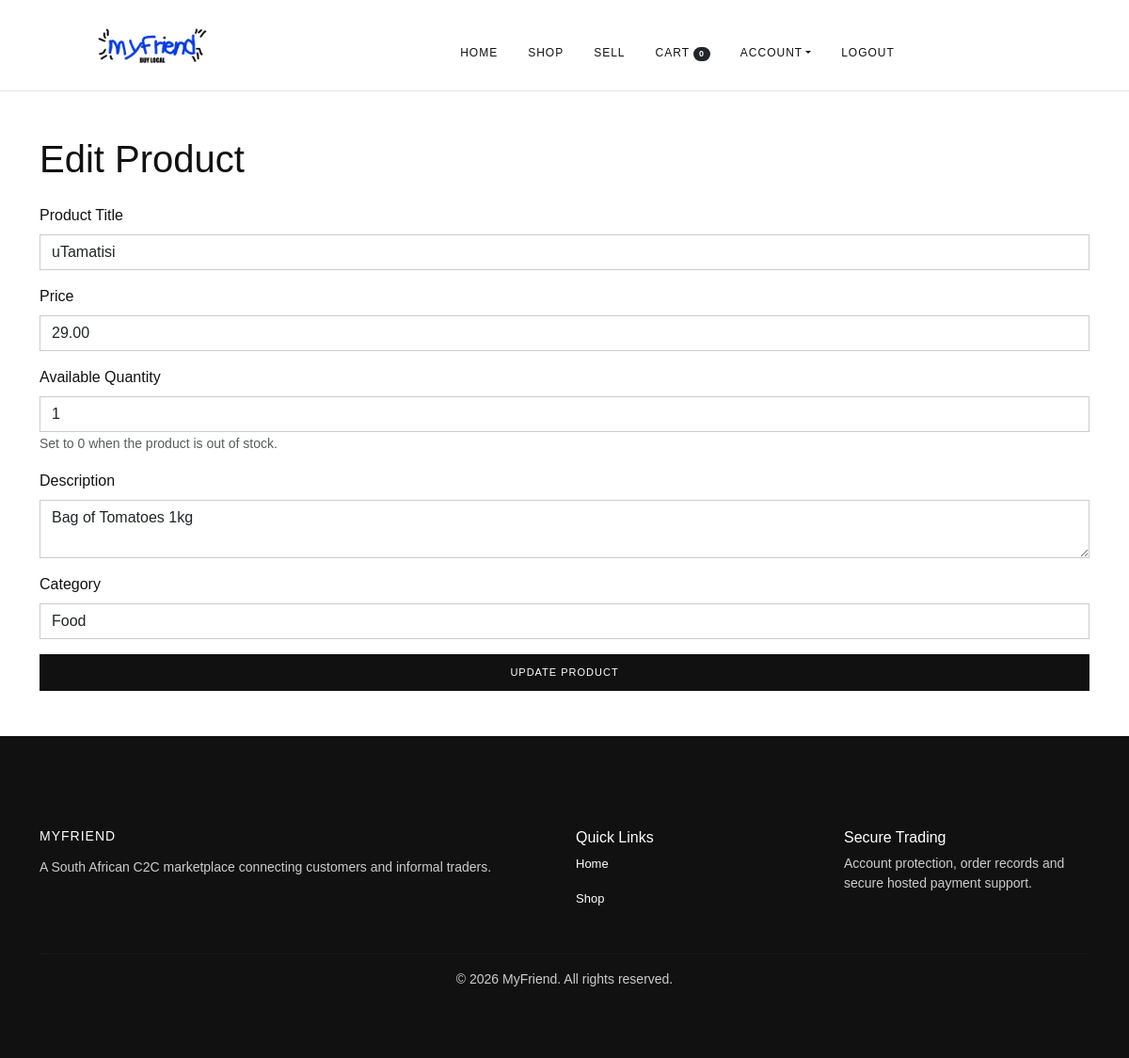
/edit-product.php?id=22 (signed in), run on the app's committed database.
### tables this page shows
CREATE TABLE `products` (
  `productID` int(11) NOT NULL,
  `sellerID` int(11) NOT NULL,
  `title` varchar(255) NOT NULL,
  `description` text NOT NULL,
  `price` decimal(10,2) NOT NULL,
  `availableQuantity` int(11) NOT NULL DEFAULT 1,
  `image` varchar(255) NOT NULL,
  `shop_name` varchar(100) NOT NULL,
  `category` varchar(100) NOT NULL,
  `created_at` timestamp NOT NULL DEFAULT current_timestamp(),
  `userID` int(11) NOT NULL
);

### config/app.php (called while the page is built, shortened)
<?php
function app_url(string $path = ''): string
{
    $path = '/' . ltrim($path, '/');
    return APP_BASE_URL . ($path === '/' ? '/' : $path);
}
function h($value): string
{
    return htmlspecialchars((string)$value, ENT_QUOTES, 'UTF-8');
}

### edit-product.php (the view, shortened to what this page needs)
<?php
require_once __DIR__ . '/config/app.php';
$productID = mysqli_real_escape_string($conn, $_GET['id']);
$sellerID = (int)$_SESSION['userID'];
$sql = "SELECT * FROM products
        WHERE productID = '$productID'
        AND sellerID = '$sellerID'";
$result = mysqli_query($conn, $sql);
$product = mysqli_fetch_assoc($result);
?>
<!DOCTYPE html>
<html lang="en">
<head>
    <link href="https://cdn.jsdelivr.net/npm/bootstrap@5.3.7/dist/css/bootstrap.min.css" rel="stylesheet">
    <link rel="stylesheet" href="<?php echo app_url('/assets/css/style.css?v=60'); ?>">
</head>
<body>
<?php include 'includes/navbar.php'; ?>
<div class="container mt-5">
    <h1 class="mb-4">Edit Product</h1>
    <form method="POST">
        <div class="mb-3">
            <label class="form-label">Product Title</label>
            <input type="text" name="title" class="form-control" value="<?php echo h($product['title']); ?>" required>
        </div>
        <div class="mb-3">
            <label class="form-label">Price</label>
            <input type="number" step="0.01" min="0.01" name="price" class="form-control" value="<?php echo h($product['price']); ?>" required>
        </div>
        <div class="mb-3">
            <label class="form-label">Available Quantity</label>
            <input type="number" name="availableQuantity" min="0" max="9999" class="form-control" value="<?php echo (int)($product['availableQuantity'] ?? 0); ?>" required>
            <small class="text-muted">Set to 0 when the product is out of stock.</small>
        </div>
        <div class="mb-3">
            <label class="form-label">Description</label>
            <textarea name="description" class="form-control" required><?php echo h($product['description']); ?></textarea>
        </div>
        <div class="mb-3">
            <label class="form-label">Category</label>
            <select name="category" class="form-control" required>
                <option value="Food" <?php if ($product['category'] == 'Food') echo 'selected'; ?>>Food</option>
            </select>
        </div>
        <button type="submit" name="update" class="btn btn-shop">
            Update Product
        </button>
    </form>
</div>
<?php include 'includes/footer.php'; ?>
</body>
</html>

### assets/style.css (style rules this page uses)
body { background-color: #ffffff; color: #111111; font-family: Arial, Helvetica, sans-serif; margin: 0; padding: 0; }
.form-control { border-radius: 0; border: 1px solid #cccccc; }
.btn-shop { background-color: #111111; color: #ffffff; border: 1px solid #111111; border-radius: 0; padding: 10px 22px; font-size: 11px; text-transform: uppercase; letter-spacing: 1px; width: 100%; }

### data on the page
products: title "uTamatisi", price "29.00", availableQuantity "1", description "Bag of Tomatoes 1kg", category "Food"

### other printed values
$cartCount "0"
